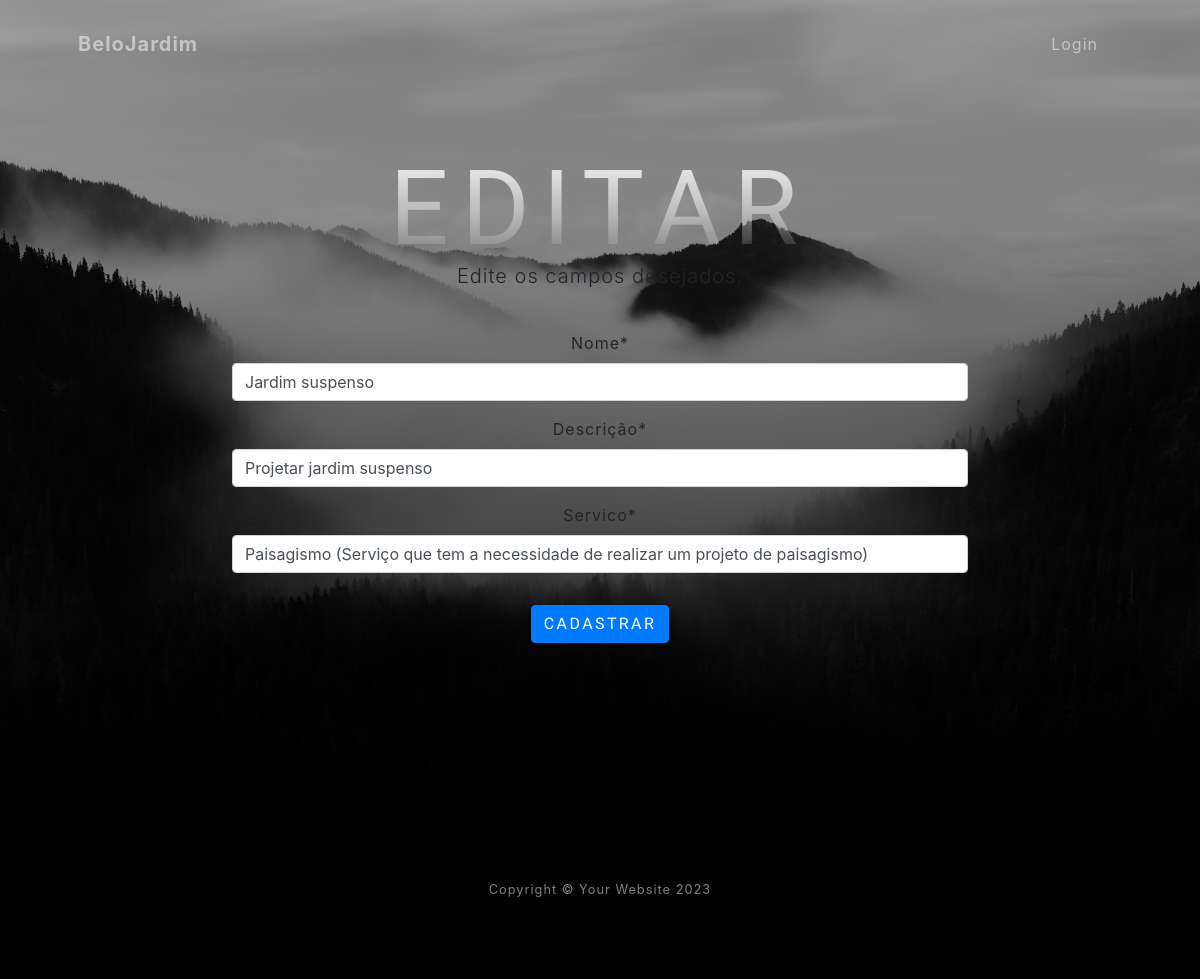
The page /editar/atividade/5/ on the database its author committed.
### servicos/models.py (models this page shows, shortened)
class Atividade(models.Model):
    nome = models.CharField(max_length=20)
    descricao = models.CharField(max_length=150, verbose_name="Descrição")
    servico = models.ForeignKey(Servico, on_delete=models.PROTECT)

class Servico(models.Model):
    nome = models.CharField(max_length=20)
    descricao = models.CharField(max_length=150, verbose_name="Descrição")
    def __str__(self):
        return "{} ({})".format(self.nome, self.descricao)

### servicos/views.py (the view)
# urls.py: path('editar/atividade/<int:pk>/', AtividadeUpdate.as_view(), name="editar-atividade"),
class AtividadeUpdate(UpdateView):
    model = Atividade
    fields = ['nome', 'descricao', 'servico']
    template_name = 'cadastros/form.html'
    success_url = reverse_lazy('listar-atividades')

### servicos/templates/cadastros/form.html (shortened to what this page needs)
{% extends 'paginas/modelo.html' %}
{% load static %}
{% load crispy_forms_tags %}
{% block conteudo %}
<header class="masthead">
    <div class="container px-4 px-lg-5 d-flex h-100 align-items-center justify-content-center">
        <div class="d-flex justify-content-center">
            <div class="text-center">
                <h1 class="mx-auto my-0 text-uppercase">Editar</h1>
                <p class="lead">
                    Edite os campos desejados.
                </p>
                <br>
                <form action="" method="POST">
                    {{ form|crispy }}
                    <button type="submit" class="btn btn-primary mt-3">Cadastrar</button>
                </form>
            </div>
        </div>
    </div>
</header>
{% endblock %}

### rows shown on the page
Atividade: nome "Jardim suspenso", descricao "Projetar jardim suspenso", servico "Paisagismo (Serviço que tem a necessidade de realizar um projeto de paisagismo)"
